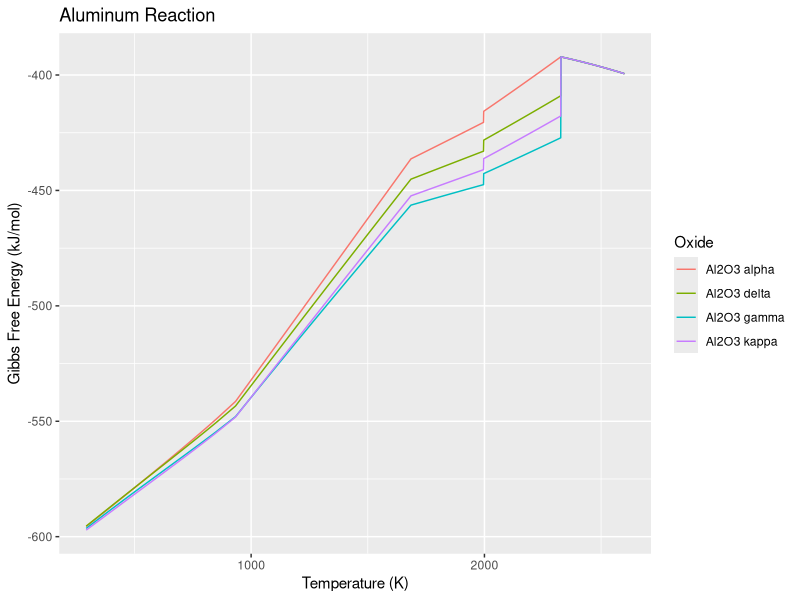
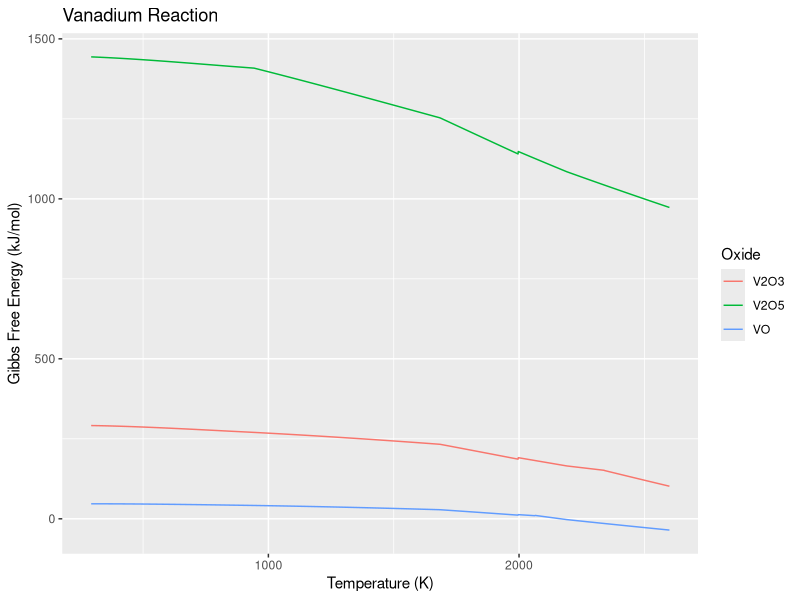
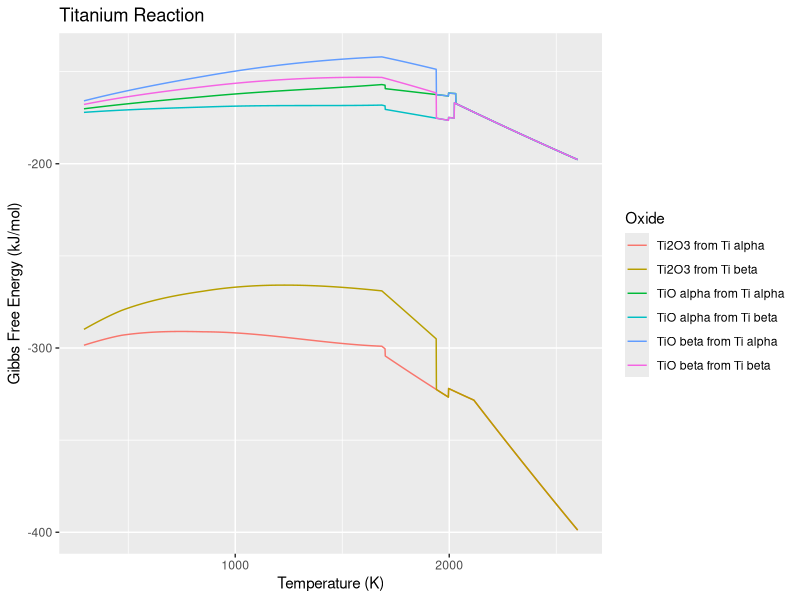
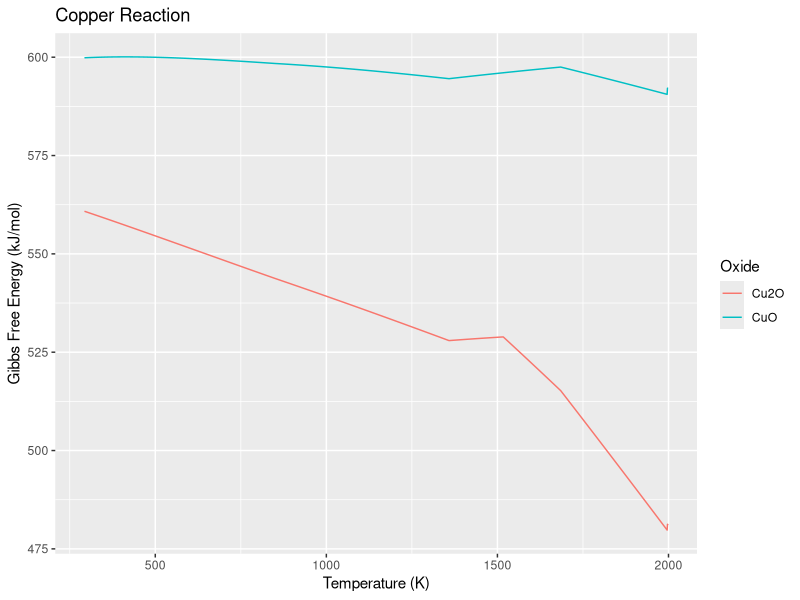

The R source for these figures, in order:
## ---- chunk 1
library(ggplot2)
library(readxl)
## ---- chunk 2
dataset <- read_excel('ThermodynamicPropertiesData.xlsx')

dataGibbs <- dataset[-c(24:29, 40:52), ]
## ---- chunk 3
lowTemp <- 293
maxTemp <- 2600
T <- c(lowTemp:maxTemp)
t <- T/1000
## ---- chunk 4
H_O2 <- c(dataGibbs$A[1]*t[match(c(lowTemp:dataGibbs$Max_Temp[1]), T)] +
          (dataGibbs$B[1]*t[match(c(lowTemp:dataGibbs$Max_Temp[1]), T)]^2)/2 +
          (dataGibbs$C[1]*t[match(c(lowTemp:dataGibbs$Max_Temp[1]), T)]^3)/3 +
          (dataGibbs$D[1]*t[match(c(lowTemp:dataGibbs$Max_Temp[1]), T)]^4)/4 -
          dataGibbs$E[1]/t[match(c(lowTemp:dataGibbs$Max_Temp[1]), T)] + 
          dataGibbs$F[1] + dataGibbs$`Enthalpy of Formation (H298) kJ/mol`[1] - dataGibbs$H[1], 
        dataGibbs$A[2]*t[match(c((dataGibbs$Max_Temp[1]+1):dataGibbs$Max_Temp[2]),T)] +
          (dataGibbs$B[2]*t[match(c((dataGibbs$Max_Temp[1]+1):dataGibbs$Max_Temp[2]),T)]^2)/2 +
          (dataGibbs$C[2]*t[match(c((dataGibbs$Max_Temp[1]+1):dataGibbs$Max_Temp[2]),T)]^3)/3 +
          (dataGibbs$D[2]*t[match(c((dataGibbs$Max_Temp[1]+1):dataGibbs$Max_Temp[2]),T)]^4)/4 -
          dataGibbs$E[2]/t[match(c((dataGibbs$Max_Temp[1]+1):dataGibbs$Max_Temp[2]),T)] + 
          dataGibbs$F[2] + dataGibbs$`Enthalpy of Formation (H298) kJ/mol`[2] - dataGibbs$H[2],
        dataGibbs$A[3]*t[match(c((dataGibbs$Max_Temp[2]+1):maxTemp), T)] +
          (dataGibbs$B[3]*t[match(c((dataGibbs$Max_Temp[2]+1):maxTemp), T)]^2)/2 +
          (dataGibbs$C[3]*t[match(c((dataGibbs$Max_Temp[2]+1):maxTemp), T)]^3)/3 +
          (dataGibbs$D[3]*t[match(c((dataGibbs$Max_Temp[2]+1):maxTemp), T)]^4)/4 -
          dataGibbs$E[3]/t[match(c((dataGibbs$Max_Temp[2]+1):maxTemp), T)] + 
          dataGibbs$F[3] + dataGibbs$`Enthalpy of Formation (H298) kJ/mol`[3] - dataGibbs$H[3])

H_Si <- c(dataGibbs$A[4]*t[match(c(lowTemp:dataGibbs$Max_Temp[4]), T)] +
          (dataGibbs$B[4]*t[match(c(lowTemp:dataGibbs$Max_Temp[4]), T)]^2)/2 +
          (dataGibbs$C[4]*t[match(c(lowTemp:dataGibbs$Max_Temp[4]), T)]^3)/3 +
          (dataGibbs$D[4]*t[match(c(lowTemp:dataGibbs$Max_Temp[4]), T)]^4)/4 -
          dataGibbs$E[4]/t[match(c(lowTemp:dataGibbs$Max_Temp[4]), T)] + 
          dataGibbs$F[4] + dataGibbs$`Enthalpy of Formation (H298) kJ/mol`[4] - dataGibbs$H[4], 
        dataGibbs$A[5]*t[match(c((dataGibbs$Max_Temp[4]+1):maxTemp),T)] +
          (dataGibbs$B[5]*t[match(c((dataGibbs$Max_Temp[4]+1):maxTemp),T)]^2)/2 +
          (dataGibbs$C[5]*t[match(c((dataGibbs$Max_Temp[4]+1):maxTemp),T)]^3)/3 +
          (dataGibbs$D[5]*t[match(c((dataGibbs$Max_Temp[4]+1):maxTemp),T)]^4)/4 -
          dataGibbs$E[5]/t[match(c((dataGibbs$Max_Temp[4]+1):maxTemp),T)] + 
          dataGibbs$F[5] + dataGibbs$`Enthalpy of Formation (H298) kJ/mol`[5] - dataGibbs$H[5])

H_SiO2 <- c(dataGibbs$A[6]*t[match(c(lowTemp:dataGibbs$Max_Temp[6]), T)] +
          (dataGibbs$B[6]*t[match(c(lowTemp:dataGibbs$Max_Temp[6]), T)]^2)/2 +
          (dataGibbs$C[6]*t[match(c(lowTemp:dataGibbs$Max_Temp[6]), T)]^3)/3 +
          (dataGibbs$D[6]*t[match(c(lowTemp:dataGibbs$Max_Temp[6]), T)]^4)/4 -
          dataGibbs$E[6]/t[match(c(lowTemp:dataGibbs$Max_Temp[6]), T)] + 
          dataGibbs$F[6] + dataGibbs$`Enthalpy of Formation (H298) kJ/mol`[6] - dataGibbs$H[6], 
        dataGibbs$A[7]*t[match(c((dataGibbs$Max_Temp[6]+1):dataGibbs$Max_Temp[7]),T)] +
          (dataGibbs$B[7]*t[match(c((dataGibbs$Max_Temp[6]+1):dataGibbs$Max_Temp[7]),T)]^2)/2 +
          (dataGibbs$C[7]*t[match(c((dataGibbs$Max_Temp[6]+1):dataGibbs$Max_Temp[7]),T)]^3)/3 +
          (dataGibbs$D[7]*t[match(c((dataGibbs$Max_Temp[6]+1):dataGibbs$Max_Temp[7]),T)]^4)/4 -
          dataGibbs$E[7]/t[match(c((dataGibbs$Max_Temp[6]+1):dataGibbs$Max_Temp[7]),T)] + 
          dataGibbs$F[7] + dataGibbs$`Enthalpy of Formation (H298) kJ/mol`[7] - dataGibbs$H[7],
        dataGibbs$A[8]*t[match(c((dataGibbs$Max_Temp[7]+1):maxTemp), T)] +
          (dataGibbs$B[8]*t[match(c((dataGibbs$Max_Temp[7]+1):maxTemp), T)]^2)/2 +
          (dataGibbs$C[8]*t[match(c((dataGibbs$Max_Temp[7]+1):maxTemp), T)]^3)/3 +
          (dataGibbs$D[8]*t[match(c((dataGibbs$Max_Temp[7]+1):maxTemp), T)]^4)/4 -
          dataGibbs$E[8]/t[match(c((dataGibbs$Max_Temp[7]+1):maxTemp), T)] + 
          dataGibbs$F[8] + dataGibbs$`Enthalpy of Formation (H298) kJ/mol`[8] - dataGibbs$H[8])

H_Al <- c(dataGibbs$A[9]*t[match(c(lowTemp:dataGibbs$Max_Temp[9]), T)] +
          (dataGibbs$B[9]*t[match(c(lowTemp:dataGibbs$Max_Temp[9]), T)]^2)/2 +
          (dataGibbs$C[9]*t[match(c(lowTemp:dataGibbs$Max_Temp[9]), T)]^3)/3 +
          (dataGibbs$D[9]*t[match(c(lowTemp:dataGibbs$Max_Temp[9]), T)]^4)/4 -
          dataGibbs$E[9]/t[match(c(lowTemp:dataGibbs$Max_Temp[9]), T)] + 
          dataGibbs$F[9] + dataGibbs$`Enthalpy of Formation (H298) kJ/mol`[9] - dataGibbs$H[9], 
        dataGibbs$A[10]*t[match(c((dataGibbs$Max_Temp[9]+1):maxTemp),T)] +
          (dataGibbs$B[10]*t[match(c((dataGibbs$Max_Temp[9]+1):maxTemp),T)]^2)/2 +
          (dataGibbs$C[10]*t[match(c((dataGibbs$Max_Temp[9]+1):maxTemp),T)]^3)/3 +
          (dataGibbs$D[10]*t[match(c((dataGibbs$Max_Temp[9]+1):maxTemp),T)]^4)/4 -
          dataGibbs$E[10]/t[match(c((dataGibbs$Max_Temp[9]+1):maxTemp),T)] + 
          dataGibbs$F[10] + dataGibbs$`Enthalpy of Formation (H298) kJ/mol`[10] - dataGibbs$H[10])

H_Al2O3_alpha <- c(dataGibbs$A[11]*t[match(c(lowTemp:dataGibbs$Max_Temp[11]), T)] +
          (dataGibbs$B[11]*t[match(c(lowTemp:dataGibbs$Max_Temp[11]), T)]^2)/2 +
          (dataGibbs$C[11]*t[match(c(lowTemp:dataGibbs$Max_Temp[11]), T)]^3)/3 +
          (dataGibbs$D[11]*t[match(c(lowTemp:dataGibbs$Max_Temp[11]), T)]^4)/4 -
          dataGibbs$E[11]/t[match(c(lowTemp:dataGibbs$Max_Temp[11]), T)] + 
          dataGibbs$F[11] + dataGibbs$`Enthalpy of Formation (H298) kJ/mol`[11] - dataGibbs$H[11], 
        dataGibbs$A[15]*t[match(c((dataGibbs$Max_Temp[11]+1):maxTemp),T)] +
          (dataGibbs$B[15]*t[match(c((dataGibbs$Max_Temp[11]+1):maxTemp),T)]^2)/2 +
          (dataGibbs$C[15]*t[match(c((dataGibbs$Max_Temp[11]+1):maxTemp),T)]^3)/3 +
          (dataGibbs$D[15]*t[match(c((dataGibbs$Max_Temp[11]+1):maxTemp),T)]^4)/4 -
          dataGibbs$E[15]/t[match(c((dataGibbs$Max_Temp[11]+1):maxTemp),T)] + 
          dataGibbs$F[15] + dataGibbs$`Enthalpy of Formation (H298) kJ/mol`[15] - dataGibbs$H[15])

H_Al2O3_gamma <- c(dataGibbs$A[12]*t[match(c(lowTemp:dataGibbs$Max_Temp[12]), T)] +
          (dataGibbs$B[12]*t[match(c(lowTemp:dataGibbs$Max_Temp[12]), T)]^2)/2 +
          (dataGibbs$C[12]*t[match(c(lowTemp:dataGibbs$Max_Temp[12]), T)]^3)/3 +
          (dataGibbs$D[12]*t[match(c(lowTemp:dataGibbs$Max_Temp[12]), T)]^4)/4 -
          dataGibbs$E[12]/t[match(c(lowTemp:dataGibbs$Max_Temp[12]), T)] + 
          dataGibbs$F[12] + dataGibbs$`Enthalpy of Formation (H298) kJ/mol`[12] - dataGibbs$H[12], 
        dataGibbs$A[15]*t[match(c((dataGibbs$Max_Temp[12]+1):maxTemp),T)] +
          (dataGibbs$B[15]*t[match(c((dataGibbs$Max_Temp[12]+1):maxTemp),T)]^2)/2 +
          (dataGibbs$C[15]*t[match(c((dataGibbs$Max_Temp[12]+1):maxTemp),T)]^3)/3 +
          (dataGibbs$D[15]*t[match(c((dataGibbs$Max_Temp[12]+1):maxTemp),T)]^4)/4 -
          dataGibbs$E[15]/t[match(c((dataGibbs$Max_Temp[12]+1):maxTemp),T)] + 
          dataGibbs$F[15] + dataGibbs$`Enthalpy of Formation (H298) kJ/mol`[15] - dataGibbs$H[15])

H_Al2O3_delta <- c(dataGibbs$A[13]*t[match(c(lowTemp:dataGibbs$Max_Temp[13]), T)] +
          (dataGibbs$B[13]*t[match(c(lowTemp:dataGibbs$Max_Temp[13]), T)]^2)/2 +
          (dataGibbs$C[13]*t[match(c(lowTemp:dataGibbs$Max_Temp[13]), T)]^3)/3 +
          (dataGibbs$D[13]*t[match(c(lowTemp:dataGibbs$Max_Temp[13]), T)]^4)/4 -
          dataGibbs$E[13]/t[match(c(lowTemp:dataGibbs$Max_Temp[13]), T)] + 
          dataGibbs$F[13] + dataGibbs$`Enthalpy of Formation (H298) kJ/mol`[13] - dataGibbs$H[13], 
        dataGibbs$A[15]*t[match(c((dataGibbs$Max_Temp[13]+1):maxTemp),T)] +
          (dataGibbs$B[15]*t[match(c((dataGibbs$Max_Temp[13]+1):maxTemp),T)]^2)/2 +
          (dataGibbs$C[15]*t[match(c((dataGibbs$Max_Temp[13]+1):maxTemp),T)]^3)/3 +
          (dataGibbs$D[15]*t[match(c((dataGibbs$Max_Temp[13]+1):maxTemp),T)]^4)/4 -
          dataGibbs$E[15]/t[match(c((dataGibbs$Max_Temp[13]+1):maxTemp),T)] + 
          dataGibbs$F[15] + dataGibbs$`Enthalpy of Formation (H298) kJ/mol`[15] - dataGibbs$H[15])

H_Al2O3_kappa <- c(dataGibbs$A[14]*t[match(c(lowTemp:dataGibbs$Max_Temp[14]), T)] +
          (dataGibbs$B[14]*t[match(c(lowTemp:dataGibbs$Max_Temp[14]), T)]^2)/2 +
          (dataGibbs$C[14]*t[match(c(lowTemp:dataGibbs$Max_Temp[14]), T)]^3)/3 +
          (dataGibbs$D[14]*t[match(c(lowTemp:dataGibbs$Max_Temp[14]), T)]^4)/4 -
          dataGibbs$E[14]/t[match(c(lowTemp:dataGibbs$Max_Temp[14]), T)] + 
          dataGibbs$F[14] + dataGibbs$`Enthalpy of Formation (H298) kJ/mol`[14] - dataGibbs$H[14], 
        dataGibbs$A[15]*t[match(c((dataGibbs$Max_Temp[14]+1):maxTemp),T)] +
          (dataGibbs$B[15]*t[match(c((dataGibbs$Max_Temp[14]+1):maxTemp),T)]^2)/2 +
          (dataGibbs$C[15]*t[match(c((dataGibbs$Max_Temp[14]+1):maxTemp),T)]^3)/3 +
          (dataGibbs$D[15]*t[match(c((dataGibbs$Max_Temp[14]+1):maxTemp),T)]^4)/4 -
          dataGibbs$E[15]/t[match(c((dataGibbs$Max_Temp[14]+1):maxTemp),T)] + 
          dataGibbs$F[15] + dataGibbs$`Enthalpy of Formation (H298) kJ/mol`[15] - dataGibbs$H[15])

H_V <- c(dataGibbs$A[16]*t[match(c(lowTemp:dataGibbs$Max_Temp[16]), T)] +
          (dataGibbs$B[16]*t[match(c(lowTemp:dataGibbs$Max_Temp[16]), T)]^2)/2 +
          (dataGibbs$C[16]*t[match(c(lowTemp:dataGibbs$Max_Temp[16]), T)]^3)/3 +
          (dataGibbs$D[16]*t[match(c(lowTemp:dataGibbs$Max_Temp[16]), T)]^4)/4 -
          dataGibbs$E[16]/t[match(c(lowTemp:dataGibbs$Max_Temp[16]), T)] + 
          dataGibbs$F[16] + dataGibbs$`Enthalpy of Formation (H298) kJ/mol`[16] - dataGibbs$H[16], 
        dataGibbs$A[17]*t[match(c((dataGibbs$Max_Temp[16]+1):maxTemp),T)] +
          (dataGibbs$B[17]*t[match(c((dataGibbs$Max_Temp[16]+1):maxTemp),T)]^2)/2 +
          (dataGibbs$C[17]*t[match(c((dataGibbs$Max_Temp[16]+1):maxTemp),T)]^3)/3 +
          (dataGibbs$D[17]*t[match(c((dataGibbs$Max_Temp[16]+1):maxTemp),T)]^4)/4 -
          dataGibbs$E[17]/t[match(c((dataGibbs$Max_Temp[16]+1):maxTemp),T)] + 
          dataGibbs$F[17] + dataGibbs$`Enthalpy of Formation (H298) kJ/mol`[17] - dataGibbs$H[17])

H_VO <- c(dataGibbs$A[18]*t[match(c(lowTemp:dataGibbs$Max_Temp[18]), T)] +
          (dataGibbs$B[18]*t[match(c(lowTemp:dataGibbs$Max_Temp[18]), T)]^2)/2 +
          (dataGibbs$C[18]*t[match(c(lowTemp:dataGibbs$Max_Temp[18]), T)]^3)/3 +
          (dataGibbs$D[18]*t[match(c(lowTemp:dataGibbs$Max_Temp[18]), T)]^4)/4 -
          dataGibbs$E[18]/t[match(c(lowTemp:dataGibbs$Max_Temp[18]), T)] + 
          dataGibbs$F[18] + dataGibbs$`Enthalpy of Formation (H298) kJ/mol`[18] - dataGibbs$H[18], 
        dataGibbs$A[19]*t[match(c((dataGibbs$Max_Temp[18]+1):maxTemp),T)] +
          (dataGibbs$B[19]*t[match(c((dataGibbs$Max_Temp[18]+1):maxTemp),T)]^2)/2 +
          (dataGibbs$C[19]*t[match(c((dataGibbs$Max_Temp[18]+1):maxTemp),T)]^3)/3 +
          (dataGibbs$D[19]*t[match(c((dataGibbs$Max_Temp[18]+1):maxTemp),T)]^4)/4 -
          dataGibbs$E[19]/t[match(c((dataGibbs$Max_Temp[18]+1):maxTemp),T)] + 
          dataGibbs$F[19] + dataGibbs$`Enthalpy of Formation (H298) kJ/mol`[19] - dataGibbs$H[19])

H_V2O3 <- c(dataGibbs$A[20]*t[match(c(lowTemp:dataGibbs$Max_Temp[20]), T)] +
          (dataGibbs$B[20]*t[match(c(lowTemp:dataGibbs$Max_Temp[20]), T)]^2)/2 +
          (dataGibbs$C[20]*t[match(c(lowTemp:dataGibbs$Max_Temp[20]), T)]^3)/3 +
          (dataGibbs$D[20]*t[match(c(lowTemp:dataGibbs$Max_Temp[20]), T)]^4)/4 -
          dataGibbs$E[20]/t[match(c(lowTemp:dataGibbs$Max_Temp[20]), T)] + 
          dataGibbs$F[20] + dataGibbs$`Enthalpy of Formation (H298) kJ/mol`[20] - dataGibbs$H[20], 
        dataGibbs$A[21]*t[match(c((dataGibbs$Max_Temp[20]+1):maxTemp),T)] +
          (dataGibbs$B[21]*t[match(c((dataGibbs$Max_Temp[20]+1):maxTemp),T)]^2)/2 +
          (dataGibbs$C[21]*t[match(c((dataGibbs$Max_Temp[20]+1):maxTemp),T)]^3)/3 +
          (dataGibbs$D[21]*t[match(c((dataGibbs$Max_Temp[20]+1):maxTemp),T)]^4)/4 -
          dataGibbs$E[21]/t[match(c((dataGibbs$Max_Temp[20]+1):maxTemp),T)] + 
          dataGibbs$F[21] + dataGibbs$`Enthalpy of Formation (H298) kJ/mol`[21] - dataGibbs$H[21])

H_V2O5 <- c(dataGibbs$A[22]*t[match(c(lowTemp:dataGibbs$Max_Temp[22]), T)] +
          (dataGibbs$B[22]*t[match(c(lowTemp:dataGibbs$Max_Temp[22]), T)]^2)/2 +
          (dataGibbs$C[22]*t[match(c(lowTemp:dataGibbs$Max_Temp[22]), T)]^3)/3 +
          (dataGibbs$D[22]*t[match(c(lowTemp:dataGibbs$Max_Temp[22]), T)]^4)/4 -
          dataGibbs$E[22]/t[match(c(lowTemp:dataGibbs$Max_Temp[22]), T)] + 
          dataGibbs$F[22] + dataGibbs$`Enthalpy of Formation (H298) kJ/mol`[22] - dataGibbs$H[22], 
        dataGibbs$A[23]*t[match(c((dataGibbs$Max_Temp[22]+1):maxTemp),T)] +
          (dataGibbs$B[23]*t[match(c((dataGibbs$Max_Temp[22]+1):maxTemp),T)]^2)/2 +
          (dataGibbs$C[23]*t[match(c((dataGibbs$Max_Temp[22]+1):maxTemp),T)]^3)/3 +
          (dataGibbs$D[23]*t[match(c((dataGibbs$Max_Temp[22]+1):maxTemp),T)]^4)/4 -
          dataGibbs$E[23]/t[match(c((dataGibbs$Max_Temp[22]+1):maxTemp),T)] + 
          dataGibbs$F[23] + dataGibbs$`Enthalpy of Formation (H298) kJ/mol`[23] - dataGibbs$H[23])

H_Ti_alpha <- c(dataGibbs$A[24]*t[match(c(lowTemp:dataGibbs$Max_Temp[24]), T)] +
          (dataGibbs$B[24]*t[match(c(lowTemp:dataGibbs$Max_Temp[24]), T)]^2)/2 +
          (dataGibbs$C[24]*t[match(c(lowTemp:dataGibbs$Max_Temp[24]), T)]^3)/3 +
          (dataGibbs$D[24]*t[match(c(lowTemp:dataGibbs$Max_Temp[24]), T)]^4)/4 -
          dataGibbs$E[24]/t[match(c(lowTemp:dataGibbs$Max_Temp[24]), T)] + 
          dataGibbs$F[24] + dataGibbs$`Enthalpy of Formation (H298) kJ/mol`[24] - dataGibbs$H[24], 
        dataGibbs$A[25]*t[match(c((dataGibbs$Max_Temp[24]+1):dataGibbs$Max_Temp[25]),T)] +
          (dataGibbs$B[25]*t[match(c((dataGibbs$Max_Temp[24]+1):dataGibbs$Max_Temp[25]),T)]^2)/2 +
          (dataGibbs$C[25]*t[match(c((dataGibbs$Max_Temp[24]+1):dataGibbs$Max_Temp[25]),T)]^3)/3 +
          (dataGibbs$D[25]*t[match(c((dataGibbs$Max_Temp[24]+1):dataGibbs$Max_Temp[25]),T)]^4)/4 -
          dataGibbs$E[25]/t[match(c((dataGibbs$Max_Temp[24]+1):dataGibbs$Max_Temp[25]),T)] + 
          dataGibbs$F[25] + dataGibbs$`Enthalpy of Formation (H298) kJ/mol`[25] - dataGibbs$H[25],
        dataGibbs$A[27]*t[match(c((dataGibbs$Max_Temp[25]+1):maxTemp), T)] +
          (dataGibbs$B[27]*t[match(c((dataGibbs$Max_Temp[25]+1):maxTemp), T)]^2)/2 +
          (dataGibbs$C[27]*t[match(c((dataGibbs$Max_Temp[25]+1):maxTemp), T)]^3)/3 +
          (dataGibbs$D[27]*t[match(c((dataGibbs$Max_Temp[25]+1):maxTemp), T)]^4)/4 -
          dataGibbs$E[27]/t[match(c((dataGibbs$Max_Temp[25]+1):maxTemp), T)] + 
          dataGibbs$F[27] + dataGibbs$`Enthalpy of Formation (H298) kJ/mol`[27] - dataGibbs$H[27])

H_Ti_beta <- c(dataGibbs$A[26]*t[match(c(lowTemp:dataGibbs$Max_Temp[26]), T)] +
          (dataGibbs$B[26]*t[match(c(lowTemp:dataGibbs$Max_Temp[26]), T)]^2)/2 +
          (dataGibbs$C[26]*t[match(c(lowTemp:dataGibbs$Max_Temp[26]), T)]^3)/3 +
          (dataGibbs$D[26]*t[match(c(lowTemp:dataGibbs$Max_Temp[26]), T)]^4)/4 -
          dataGibbs$E[26]/t[match(c(lowTemp:dataGibbs$Max_Temp[26]), T)] + 
          dataGibbs$F[26] + dataGibbs$`Enthalpy of Formation (H298) kJ/mol`[26] - dataGibbs$H[26], 
        dataGibbs$A[27]*t[match(c((dataGibbs$Max_Temp[26]+1):maxTemp),T)] +
          (dataGibbs$B[27]*t[match(c((dataGibbs$Max_Temp[26]+1):maxTemp),T)]^2)/2 +
          (dataGibbs$C[27]*t[match(c((dataGibbs$Max_Temp[26]+1):maxTemp),T)]^3)/3 +
          (dataGibbs$D[27]*t[match(c((dataGibbs$Max_Temp[26]+1):maxTemp),T)]^4)/4 -
          dataGibbs$E[27]/t[match(c((dataGibbs$Max_Temp[26]+1):maxTemp),T)] + 
          dataGibbs$F[27] + dataGibbs$`Enthalpy of Formation (H298) kJ/mol`[27] - dataGibbs$H[27])

H_Ti2O3 <- c(dataGibbs$A[28]*t[match(c(lowTemp:dataGibbs$Max_Temp[28]), T)] +
          (dataGibbs$B[28]*t[match(c(lowTemp:dataGibbs$Max_Temp[28]), T)]^2)/2 +
          (dataGibbs$C[28]*t[match(c(lowTemp:dataGibbs$Max_Temp[28]), T)]^3)/3 +
          (dataGibbs$D[28]*t[match(c(lowTemp:dataGibbs$Max_Temp[28]), T)]^4)/4 -
          dataGibbs$E[28]/t[match(c(lowTemp:dataGibbs$Max_Temp[28]), T)] + 
          dataGibbs$F[28] + dataGibbs$`Enthalpy of Formation (H298) kJ/mol`[28] - dataGibbs$H[28], 
        dataGibbs$A[29]*t[match(c((dataGibbs$Max_Temp[28]+1):dataGibbs$Max_Temp[29]),T)] +
          (dataGibbs$B[29]*t[match(c((dataGibbs$Max_Temp[28]+1):dataGibbs$Max_Temp[29]),T)]^2)/2 +
          (dataGibbs$C[29]*t[match(c((dataGibbs$Max_Temp[28]+1):dataGibbs$Max_Temp[29]),T)]^3)/3 +
          (dataGibbs$D[29]*t[match(c((dataGibbs$Max_Temp[28]+1):dataGibbs$Max_Temp[29]),T)]^4)/4 -
          dataGibbs$E[29]/t[match(c((dataGibbs$Max_Temp[28]+1):dataGibbs$Max_Temp[29]),T)] + 
          dataGibbs$F[29] + dataGibbs$`Enthalpy of Formation (H298) kJ/mol`[29] - dataGibbs$H[29],
        dataGibbs$A[30]*t[match(c((dataGibbs$Max_Temp[29]+1):maxTemp), T)] +
          (dataGibbs$B[30]*t[match(c((dataGibbs$Max_Temp[29]+1):maxTemp), T)]^2)/2 +
          (dataGibbs$C[30]*t[match(c((dataGibbs$Max_Temp[29]+1):maxTemp), T)]^3)/3 +
          (dataGibbs$D[30]*t[match(c((dataGibbs$Max_Temp[29]+1):maxTemp), T)]^4)/4 -
          dataGibbs$E[30]/t[match(c((dataGibbs$Max_Temp[29]+1):maxTemp), T)] + 
          dataGibbs$F[30] + dataGibbs$`Enthalpy of Formation (H298) kJ/mol`[30] - dataGibbs$H[30])

H_TiO_alpha <- c(dataGibbs$A[31]*t[match(c(lowTemp:dataGibbs$Max_Temp[31]), T)] +
          (dataGibbs$B[31]*t[match(c(lowTemp:dataGibbs$Max_Temp[31]), T)]^2)/2 +
          (dataGibbs$C[31]*t[match(c(lowTemp:dataGibbs$Max_Temp[31]), T)]^3)/3 +
          (dataGibbs$D[31]*t[match(c(lowTemp:dataGibbs$Max_Temp[31]), T)]^4)/4 -
          dataGibbs$E[31]/t[match(c(lowTemp:dataGibbs$Max_Temp[31]), T)] + 
          dataGibbs$F[31] + dataGibbs$`Enthalpy of Formation (H298) kJ/mol`[31] - dataGibbs$H[31], 
        dataGibbs$A[33]*t[match(c((dataGibbs$Max_Temp[31]+1):maxTemp),T)] +
          (dataGibbs$B[33]*t[match(c((dataGibbs$Max_Temp[31]+1):maxTemp),T)]^2)/2 +
          (dataGibbs$C[33]*t[match(c((dataGibbs$Max_Temp[31]+1):maxTemp),T)]^3)/3 +
          (dataGibbs$D[33]*t[match(c((dataGibbs$Max_Temp[31]+1):maxTemp),T)]^4)/4 -
          dataGibbs$E[33]/t[match(c((dataGibbs$Max_Temp[31]+1):maxTemp),T)] + 
          dataGibbs$F[33] + dataGibbs$`Enthalpy of Formation (H298) kJ/mol`[33] - dataGibbs$H[33])

H_TiO_beta <- c(dataGibbs$A[32]*t[match(c(lowTemp:dataGibbs$Max_Temp[32]), T)] +
          (dataGibbs$B[32]*t[match(c(lowTemp:dataGibbs$Max_Temp[32]), T)]^2)/2 +
          (dataGibbs$C[32]*t[match(c(lowTemp:dataGibbs$Max_Temp[32]), T)]^3)/3 +
          (dataGibbs$D[32]*t[match(c(lowTemp:dataGibbs$Max_Temp[32]), T)]^4)/4 -
          dataGibbs$E[32]/t[match(c(lowTemp:dataGibbs$Max_Temp[32]), T)] + 
          dataGibbs$F[32]  + dataGibbs$`Enthalpy of Formation (H298) kJ/mol`[32] - dataGibbs$H[32], 
        dataGibbs$A[33]*t[match(c((dataGibbs$Max_Temp[32]+1):maxTemp),T)] +
          (dataGibbs$B[33]*t[match(c((dataGibbs$Max_Temp[32]+1):maxTemp),T)]^2)/2 +
          (dataGibbs$C[33]*t[match(c((dataGibbs$Max_Temp[32]+1):maxTemp),T)]^3)/3 +
          (dataGibbs$D[33]*t[match(c((dataGibbs$Max_Temp[32]+1):maxTemp),T)]^4)/4 -
          dataGibbs$E[33]/t[match(c((dataGibbs$Max_Temp[32]+1):maxTemp),T)] + 
          dataGibbs$F[33] + dataGibbs$`Enthalpy of Formation (H298) kJ/mol`[33] - dataGibbs$H[33])

H_Cu <- c(dataGibbs$A[34]*t[match(c(lowTemp:dataGibbs$Max_Temp[34]), T)] +
          (dataGibbs$B[34]*t[match(c(lowTemp:dataGibbs$Max_Temp[34]), T)]^2)/2 +
          (dataGibbs$C[34]*t[match(c(lowTemp:dataGibbs$Max_Temp[34]), T)]^3)/3 +
          (dataGibbs$D[34]*t[match(c(lowTemp:dataGibbs$Max_Temp[34]), T)]^4)/4 -
          dataGibbs$E[34]/t[match(c(lowTemp:dataGibbs$Max_Temp[34]), T)] + 
          dataGibbs$F[34] + dataGibbs$`Enthalpy of Formation (H298) kJ/mol`[34] - dataGibbs$H[34], 
        dataGibbs$A[35]*t[match(c((dataGibbs$Max_Temp[34]+1):maxTemp),T)] +
          (dataGibbs$B[35]*t[match(c((dataGibbs$Max_Temp[34]+1):maxTemp),T)]^2)/2 +
          (dataGibbs$C[35]*t[match(c((dataGibbs$Max_Temp[34]+1):maxTemp),T)]^3)/3 +
          (dataGibbs$D[35]*t[match(c((dataGibbs$Max_Temp[34]+1):maxTemp),T)]^4)/4 -
          dataGibbs$E[35]/t[match(c((dataGibbs$Max_Temp[34]+1):maxTemp),T)] + 
          dataGibbs$F[35] + dataGibbs$`Enthalpy of Formation (H298) kJ/mol`[35] - dataGibbs$H[35])

H_Cu2O <- c(dataGibbs$A[36]*t[match(c(lowTemp:dataGibbs$Max_Temp[36]), T)] +
          (dataGibbs$B[36]*t[match(c(lowTemp:dataGibbs$Max_Temp[36]), T)]^2)/2 +
          (dataGibbs$C[36]*t[match(c(lowTemp:dataGibbs$Max_Temp[36]), T)]^3)/3 +
          (dataGibbs$D[36]*t[match(c(lowTemp:dataGibbs$Max_Temp[36]), T)]^4)/4 -
          dataGibbs$E[36]/t[match(c(lowTemp:dataGibbs$Max_Temp[36]), T)] + 
          dataGibbs$F[36] + dataGibbs$`Enthalpy of Formation (H298) kJ/mol`[36] - dataGibbs$H[36], 
        dataGibbs$A[37]*t[match(c((dataGibbs$Max_Temp[36]+1):dataGibbs$Max_Temp[37]),T)] +
          (dataGibbs$B[37]*t[match(c((dataGibbs$Max_Temp[36]+1):dataGibbs$Max_Temp[37]),T)]^2)/2 +
          (dataGibbs$C[37]*t[match(c((dataGibbs$Max_Temp[36]+1):dataGibbs$Max_Temp[37]),T)]^3)/3 +
          (dataGibbs$D[37]*t[match(c((dataGibbs$Max_Temp[36]+1):dataGibbs$Max_Temp[37]),T)]^4)/4 -
          dataGibbs$E[37]/t[match(c((dataGibbs$Max_Temp[36]+1):dataGibbs$Max_Temp[37]),T)] + 
          dataGibbs$F[37] + dataGibbs$`Enthalpy of Formation (H298) kJ/mol`[37] - dataGibbs$H[37],
        dataGibbs$A[38]*t[match(c((dataGibbs$Max_Temp[37]+1):maxTemp), T)] +
          (dataGibbs$B[38]*t[match(c((dataGibbs$Max_Temp[37]+1):maxTemp), T)]^2)/2 +
          (dataGibbs$C[38]*t[match(c((dataGibbs$Max_Temp[37]+1):maxTemp), T)]^3)/3 +
          (dataGibbs$D[38]*t[match(c((dataGibbs$Max_Temp[37]+1):maxTemp), T)]^4)/4 -
          dataGibbs$E[38]/t[match(c((dataGibbs$Max_Temp[37]+1):maxTemp), T)] + 
          dataGibbs$F[38] + dataGibbs$`Enthalpy of Formation (H298) kJ/mol`[38] - dataGibbs$H[38])

H_CuO <- c(dataGibbs$A[39]*t[match(c(lowTemp:maxTemp), T)] +
          (dataGibbs$B[39]*t[match(c(lowTemp:maxTemp), T)]^2)/2 +
          (dataGibbs$C[39]*t[match(c(lowTemp:maxTemp), T)]^3)/3 +
          (dataGibbs$D[39]*t[match(c(lowTemp:maxTemp), T)]^4)/4 -
          dataGibbs$E[39]/t[match(c(lowTemp:maxTemp), T)] + 
          dataGibbs$F[39] + dataGibbs$`Enthalpy of Formation (H298) kJ/mol`[39] - dataGibbs$H[39])
## ---- chunk 5
S_O2 <- c(dataGibbs$A[1]*log(t[match(c(lowTemp:dataGibbs$Max_Temp[1]), T)]) +
            dataGibbs$B[1]*t[match(c(lowTemp:dataGibbs$Max_Temp[1]), T)] +
            (dataGibbs$C[1]*t[match(c(lowTemp:dataGibbs$Max_Temp[1]), T)]^2)/2 +
            (dataGibbs$D[1]*t[match(c(lowTemp:dataGibbs$Max_Temp[1]), T)]^3)/3 -
            dataGibbs$E[1]/(2*t[match(c(lowTemp:dataGibbs$Max_Temp[1]), T)]^2) +
            dataGibbs$G[1],
          dataGibbs$A[2]*log(t[match(c((dataGibbs$Max_Temp[1]+1):dataGibbs$Max_Temp[2]), T)]) +
            dataGibbs$B[2]*t[match(c((dataGibbs$Max_Temp[1]+1):dataGibbs$Max_Temp[2]), T)] +
            (dataGibbs$C[2]*t[match(c((dataGibbs$Max_Temp[1]+1):dataGibbs$Max_Temp[2]), T)]^2)/2 +
            (dataGibbs$D[2]*t[match(c((dataGibbs$Max_Temp[1]+1):dataGibbs$Max_Temp[2]), T)]^3)/3 -
            dataGibbs$E[2]/(2*t[match(c((dataGibbs$Max_Temp[1]+1):dataGibbs$Max_Temp[2]), T)]^2) +
            dataGibbs$G[2],
          dataGibbs$A[3]*log(t[match(c((dataGibbs$Max_Temp[2]+1):maxTemp), T)]) +
            dataGibbs$B[3]*t[match(c((dataGibbs$Max_Temp[2]+1):maxTemp), T)] +
            (dataGibbs$C[3]*t[match(c((dataGibbs$Max_Temp[2]+1):maxTemp), T)]^2)/2 +
            (dataGibbs$D[3]*t[match(c((dataGibbs$Max_Temp[2]+1):maxTemp), T)]^3)/3 -
            dataGibbs$E[3]/(2*t[match(c((dataGibbs$Max_Temp[2]+1):maxTemp), T)]^2) +
            dataGibbs$G[3])

S_Si <- c(dataGibbs$A[4]*log(t[match(c(lowTemp:dataGibbs$Max_Temp[4]), T)]) +
            dataGibbs$B[4]*t[match(c(lowTemp:dataGibbs$Max_Temp[4]), T)] +
            (dataGibbs$C[4]*t[match(c(lowTemp:dataGibbs$Max_Temp[4]), T)]^2)/2 +
            (dataGibbs$D[4]*t[match(c(lowTemp:dataGibbs$Max_Temp[4]), T)]^3)/3 -
            dataGibbs$E[4]/(2*t[match(c(lowTemp:dataGibbs$Max_Temp[4]), T)]^2) +
            dataGibbs$G[4],
          dataGibbs$A[5]*log(t[match(c((dataGibbs$Max_Temp[4]+1):maxTemp), T)]) +
            dataGibbs$B[5]*t[match(c((dataGibbs$Max_Temp[4]+1):maxTemp), T)] +
            (dataGibbs$C[5]*t[match(c((dataGibbs$Max_Temp[4]+1):maxTemp), T)]^2)/2 +
            (dataGibbs$D[5]*t[match(c((dataGibbs$Max_Temp[4]+1):maxTemp), T)]^3)/3 -
            dataGibbs$E[5]/(2*t[match(c((dataGibbs$Max_Temp[4]+1):maxTemp), T)]^2) +
            dataGibbs$G[5])

S_SiO2 <- c(dataGibbs$A[6]*log(t[match(c(lowTemp:dataGibbs$Max_Temp[6]), T)]) +
            dataGibbs$B[6]*t[match(c(lowTemp:dataGibbs$Max_Temp[6]), T)] +
            (dataGibbs$C[6]*t[match(c(lowTemp:dataGibbs$Max_Temp[6]), T)]^2)/2 +
            (dataGibbs$D[6]*t[match(c(lowTemp:dataGibbs$Max_Temp[6]), T)]^3)/3 -
            dataGibbs$E[6]/(2*t[match(c(lowTemp:dataGibbs$Max_Temp[6]), T)]^2) +
            dataGibbs$G[6],
          dataGibbs$A[7]*log(t[match(c((dataGibbs$Max_Temp[6]+1):dataGibbs$Max_Temp[7]), T)]) +
            dataGibbs$B[7]*t[match(c((dataGibbs$Max_Temp[6]+1):dataGibbs$Max_Temp[7]), T)] +
            (dataGibbs$C[7]*t[match(c((dataGibbs$Max_Temp[6]+1):dataGibbs$Max_Temp[7]), T)]^2)/2 +
            (dataGibbs$D[7]*t[match(c((dataGibbs$Max_Temp[6]+1):dataGibbs$Max_Temp[7]), T)]^3)/3 -
            dataGibbs$E[7]/(2*t[match(c((dataGibbs$Max_Temp[6]+1):dataGibbs$Max_Temp[7]), T)]^2) +
            dataGibbs$G[7],
          dataGibbs$A[8]*log(t[match(c((dataGibbs$Max_Temp[7]+1):maxTemp), T)]) +
            dataGibbs$B[8]*t[match(c((dataGibbs$Max_Temp[7]+1):maxTemp), T)] +
            (dataGibbs$C[8]*t[match(c((dataGibbs$Max_Temp[7]+1):maxTemp), T)]^2)/2 +
            (dataGibbs$D[8]*t[match(c((dataGibbs$Max_Temp[7]+1):maxTemp), T)]^3)/3 -
            dataGibbs$E[8]/(2*t[match(c((dataGibbs$Max_Temp[7]+1):maxTemp), T)]^2) +
            dataGibbs$G[8])

S_Al <- c(dataGibbs$A[9]*log(t[match(c(lowTemp:dataGibbs$Max_Temp[9]), T)]) +
            dataGibbs$B[9]*t[match(c(lowTemp:dataGibbs$Max_Temp[9]), T)] +
            (dataGibbs$C[9]*t[match(c(lowTemp:dataGibbs$Max_Temp[9]), T)]^2)/2 +
            (dataGibbs$D[9]*t[match(c(lowTemp:dataGibbs$Max_Temp[9]), T)]^3)/3 -
            dataGibbs$E[9]/(2*t[match(c(lowTemp:dataGibbs$Max_Temp[9]), T)]^2) +
            dataGibbs$G[9],
          dataGibbs$A[10]*log(t[match(c((dataGibbs$Max_Temp[9]+1):maxTemp), T)]) +
            dataGibbs$B[10]*t[match(c((dataGibbs$Max_Temp[9]+1):maxTemp), T)] +
            (dataGibbs$C[10]*t[match(c((dataGibbs$Max_Temp[9]+1):maxTemp), T)]^2)/2 +
            (dataGibbs$D[10]*t[match(c((dataGibbs$Max_Temp[9]+1):maxTemp), T)]^3)/3 -
            dataGibbs$E[10]/(2*t[match(c((dataGibbs$Max_Temp[9]+1):maxTemp), T)]^2) +
            dataGibbs$G[10])

S_Al2O3_alpha <- c(dataGibbs$A[11]*log(t[match(c(lowTemp:dataGibbs$Max_Temp[11]), T)]) +
            dataGibbs$B[11]*t[match(c(lowTemp:dataGibbs$Max_Temp[11]), T)] +
            (dataGibbs$C[11]*t[match(c(lowTemp:dataGibbs$Max_Temp[11]), T)]^2)/2 +
            (dataGibbs$D[11]*t[match(c(lowTemp:dataGibbs$Max_Temp[11]), T)]^3)/3 -
            dataGibbs$E[11]/(2*t[match(c(lowTemp:dataGibbs$Max_Temp[11]), T)]^2) +
            dataGibbs$G[11],
          dataGibbs$A[15]*log(t[match(c((dataGibbs$Max_Temp[11]+1):maxTemp), T)]) +
            dataGibbs$B[15]*t[match(c((dataGibbs$Max_Temp[11]+1):maxTemp), T)] +
            (dataGibbs$C[15]*t[match(c((dataGibbs$Max_Temp[11]+1):maxTemp), T)]^2)/2 +
            (dataGibbs$D[15]*t[match(c((dataGibbs$Max_Temp[11]+1):maxTemp), T)]^3)/3 -
            dataGibbs$E[15]/(2*t[match(c((dataGibbs$Max_Temp[11]+1):maxTemp), T)]^2) +
            dataGibbs$G[15])

S_Al2O3_gamma <- c(dataGibbs$A[12]*log(t[match(c(lowTemp:dataGibbs$Max_Temp[12]), T)]) +
            dataGibbs$B[12]*t[match(c(lowTemp:dataGibbs$Max_Temp[12]), T)] +
            (dataGibbs$C[12]*t[match(c(lowTemp:dataGibbs$Max_Temp[12]), T)]^2)/2 +
            (dataGibbs$D[12]*t[match(c(lowTemp:dataGibbs$Max_Temp[12]), T)]^3)/3 -
            dataGibbs$E[12]/(2*t[match(c(lowTemp:dataGibbs$Max_Temp[12]), T)]^2) +
            dataGibbs$G[12],
          dataGibbs$A[15]*log(t[match(c((dataGibbs$Max_Temp[12]+1):maxTemp), T)]) +
            dataGibbs$B[15]*t[match(c((dataGibbs$Max_Temp[12]+1):maxTemp), T)] +
            (dataGibbs$C[15]*t[match(c((dataGibbs$Max_Temp[12]+1):maxTemp), T)]^2)/2 +
            (dataGibbs$D[15]*t[match(c((dataGibbs$Max_Temp[12]+1):maxTemp), T)]^3)/3 -
            dataGibbs$E[15]/(2*t[match(c((dataGibbs$Max_Temp[12]+1):maxTemp), T)]^2) +
            dataGibbs$G[15])

S_Al2O3_delta <- c(dataGibbs$A[13]*log(t[match(c(lowTemp:dataGibbs$Max_Temp[13]), T)]) +
            dataGibbs$B[13]*t[match(c(lowTemp:dataGibbs$Max_Temp[13]), T)] +
            (dataGibbs$C[13]*t[match(c(lowTemp:dataGibbs$Max_Temp[13]), T)]^2)/2 +
            (dataGibbs$D[13]*t[match(c(lowTemp:dataGibbs$Max_Temp[13]), T)]^3)/3 -
            dataGibbs$E[13]/(2*t[match(c(lowTemp:dataGibbs$Max_Temp[13]), T)]^2) +
            dataGibbs$G[13],
          dataGibbs$A[15]*log(t[match(c((dataGibbs$Max_Temp[13]+1):maxTemp), T)]) +
            dataGibbs$B[15]*t[match(c((dataGibbs$Max_Temp[13]+1):maxTemp), T)] +
            (dataGibbs$C[15]*t[match(c((dataGibbs$Max_Temp[13]+1):maxTemp), T)]^2)/2 +
            (dataGibbs$D[15]*t[match(c((dataGibbs$Max_Temp[13]+1):maxTemp), T)]^3)/3 -
            dataGibbs$E[15]/(2*t[match(c((dataGibbs$Max_Temp[13]+1):maxTemp), T)]^2) +
            dataGibbs$G[15])

S_Al2O3_kappa <- c(dataGibbs$A[14]*log(t[match(c(lowTemp:dataGibbs$Max_Temp[14]), T)]) +
            dataGibbs$B[14]*t[match(c(lowTemp:dataGibbs$Max_Temp[14]), T)] +
            (dataGibbs$C[14]*t[match(c(lowTemp:dataGibbs$Max_Temp[14]), T)]^2)/2 +
            (dataGibbs$D[14]*t[match(c(lowTemp:dataGibbs$Max_Temp[14]), T)]^3)/3 -
            dataGibbs$E[14]/(2*t[match(c(lowTemp:dataGibbs$Max_Temp[14]), T)]^2) +
            dataGibbs$G[14],
          dataGibbs$A[15]*log(t[match(c((dataGibbs$Max_Temp[14]+1):maxTemp), T)]) +
            dataGibbs$B[15]*t[match(c((dataGibbs$Max_Temp[14]+1):maxTemp), T)] +
            (dataGibbs$C[15]*t[match(c((dataGibbs$Max_Temp[14]+1):maxTemp), T)]^2)/2 +
            (dataGibbs$D[15]*t[match(c((dataGibbs$Max_Temp[14]+1):maxTemp), T)]^3)/3 -
            dataGibbs$E[15]/(2*t[match(c((dataGibbs$Max_Temp[14]+1):maxTemp), T)]^2) +
            dataGibbs$G[15])

S_V <- c(dataGibbs$A[16]*log(t[match(c(lowTemp:dataGibbs$Max_Temp[16]), T)]) +
            dataGibbs$B[16]*t[match(c(lowTemp:dataGibbs$Max_Temp[16]), T)] +
            (dataGibbs$C[16]*t[match(c(lowTemp:dataGibbs$Max_Temp[16]), T)]^2)/2 +
            (dataGibbs$D[16]*t[match(c(lowTemp:dataGibbs$Max_Temp[16]), T)]^3)/3 -
            dataGibbs$E[16]/(2*t[match(c(lowTemp:dataGibbs$Max_Temp[16]), T)]^2) +
            dataGibbs$G[16],
          dataGibbs$A[17]*log(t[match(c((dataGibbs$Max_Temp[16]+1):maxTemp), T)]) +
            dataGibbs$B[17]*t[match(c((dataGibbs$Max_Temp[16]+1):maxTemp), T)] +
            (dataGibbs$C[17]*t[match(c((dataGibbs$Max_Temp[16]+1):maxTemp), T)]^2)/2 +
            (dataGibbs$D[17]*t[match(c((dataGibbs$Max_Temp[16]+1):maxTemp), T)]^3)/3 -
            dataGibbs$E[17]/(2*t[match(c((dataGibbs$Max_Temp[16]+1):maxTemp), T)]^2) +
            dataGibbs$G[17])

S_VO <- c(dataGibbs$A[18]*log(t[match(c(lowTemp:dataGibbs$Max_Temp[18]), T)]) +
            dataGibbs$B[18]*t[match(c(lowTemp:dataGibbs$Max_Temp[18]), T)] +
            (dataGibbs$C[18]*t[match(c(lowTemp:dataGibbs$Max_Temp[18]), T)]^2)/2 +
            (dataGibbs$D[18]*t[match(c(lowTemp:dataGibbs$Max_Temp[18]), T)]^3)/3 -
            dataGibbs$E[18]/(2*t[match(c(lowTemp:dataGibbs$Max_Temp[18]), T)]^2) +
            dataGibbs$G[18],
          dataGibbs$A[19]*log(t[match(c((dataGibbs$Max_Temp[18]+1):maxTemp), T)]) +
            dataGibbs$B[19]*t[match(c((dataGibbs$Max_Temp[18]+1):maxTemp), T)] +
            (dataGibbs$C[19]*t[match(c((dataGibbs$Max_Temp[18]+1):maxTemp), T)]^2)/2 +
            (dataGibbs$D[19]*t[match(c((dataGibbs$Max_Temp[18]+1):maxTemp), T)]^3)/3 -
            dataGibbs$E[19]/(2*t[match(c((dataGibbs$Max_Temp[18]+1):maxTemp), T)]^2) +
            dataGibbs$G[19])

S_V2O3 <- c(dataGibbs$A[20]*log(t[match(c(lowTemp:dataGibbs$Max_Temp[20]), T)]) +
            dataGibbs$B[20]*t[match(c(lowTemp:dataGibbs$Max_Temp[20]), T)] +
            (dataGibbs$C[20]*t[match(c(lowTemp:dataGibbs$Max_Temp[20]), T)]^2)/2 +
            (dataGibbs$D[20]*t[match(c(lowTemp:dataGibbs$Max_Temp[20]), T)]^3)/3 -
            dataGibbs$E[20]/(2*t[match(c(lowTemp:dataGibbs$Max_Temp[20]), T)]^2) +
            dataGibbs$G[20],
          dataGibbs$A[21]*log(t[match(c((dataGibbs$Max_Temp[20]+1):maxTemp), T)]) +
            dataGibbs$B[21]*t[match(c((dataGibbs$Max_Temp[20]+1):maxTemp), T)] +
            (dataGibbs$C[21]*t[match(c((dataGibbs$Max_Temp[20]+1):maxTemp), T)]^2)/2 +
            (dataGibbs$D[21]*t[match(c((dataGibbs$Max_Temp[20]+1):maxTemp), T)]^3)/3 -
            dataGibbs$E[21]/(2*t[match(c((dataGibbs$Max_Temp[20]+1):maxTemp), T)]^2) +
            dataGibbs$G[21])

S_V2O5 <- c(dataGibbs$A[22]*log(t[match(c(lowTemp:dataGibbs$Max_Temp[22]), T)]) +
            dataGibbs$B[22]*t[match(c(lowTemp:dataGibbs$Max_Temp[22]), T)] +
            (dataGibbs$C[22]*t[match(c(lowTemp:dataGibbs$Max_Temp[22]), T)]^2)/2 +
            (dataGibbs$D[22]*t[match(c(lowTemp:dataGibbs$Max_Temp[22]), T)]^3)/3 -
            dataGibbs$E[22]/(2*t[match(c(lowTemp:dataGibbs$Max_Temp[22]), T)]^2) +
            dataGibbs$G[22],
          dataGibbs$A[23]*log(t[match(c((dataGibbs$Max_Temp[22]+1):maxTemp), T)]) +
            dataGibbs$B[23]*t[match(c((dataGibbs$Max_Temp[22]+1):maxTemp), T)] +
            (dataGibbs$C[23]*t[match(c((dataGibbs$Max_Temp[22]+1):maxTemp), T)]^2)/2 +
            (dataGibbs$D[23]*t[match(c((dataGibbs$Max_Temp[22]+1):maxTemp), T)]^3)/3 -
            dataGibbs$E[23]/(2*t[match(c((dataGibbs$Max_Temp[22]+1):maxTemp), T)]^2) +
            dataGibbs$G[23])

S_Ti_alpha <- c(dataGibbs$A[24]*log(t[match(c(lowTemp:dataGibbs$Max_Temp[24]), T)]) +
            dataGibbs$B[24]*t[match(c(lowTemp:dataGibbs$Max_Temp[24]), T)] +
            (dataGibbs$C[24]*t[match(c(lowTemp:dataGibbs$Max_Temp[24]), T)]^2)/2 +
            (dataGibbs$D[24]*t[match(c(lowTemp:dataGibbs$Max_Temp[24]), T)]^3)/3 -
            dataGibbs$E[24]/(2*t[match(c(lowTemp:dataGibbs$Max_Temp[24]), T)]^2) +
            dataGibbs$G[24],
          dataGibbs$A[25]*log(t[match(c((dataGibbs$Max_Temp[24]+1):dataGibbs$Max_Temp[25]), T)]) +
            dataGibbs$B[25]*t[match(c((dataGibbs$Max_Temp[24]+1):dataGibbs$Max_Temp[25]), T)] +
            (dataGibbs$C[25]*t[match(c((dataGibbs$Max_Temp[24]+1):dataGibbs$Max_Temp[25]), T)]^2)/2 +
            (dataGibbs$D[25]*t[match(c((dataGibbs$Max_Temp[24]+1):dataGibbs$Max_Temp[25]), T)]^3)/3 -
            dataGibbs$E[25]/(2*t[match(c((dataGibbs$Max_Temp[24]+1):dataGibbs$Max_Temp[25]), T)]^2) +
            dataGibbs$G[25],
          dataGibbs$A[27]*log(t[match(c((dataGibbs$Max_Temp[25]+1):maxTemp), T)]) +
            dataGibbs$B[27]*t[match(c((dataGibbs$Max_Temp[25]+1):maxTemp), T)] +
            (dataGibbs$C[27]*t[match(c((dataGibbs$Max_Temp[25]+1):maxTemp), T)]^2)/2 +
            (dataGibbs$D[27]*t[match(c((dataGibbs$Max_Temp[25]+1):maxTemp), T)]^3)/3 -
            dataGibbs$E[27]/(2*t[match(c((dataGibbs$Max_Temp[25]+1):maxTemp), T)]^2) +
            dataGibbs$G[27])

S_Ti_beta <- c(dataGibbs$A[26]*log(t[match(c(lowTemp:dataGibbs$Max_Temp[26]), T)]) +
            dataGibbs$B[26]*t[match(c(lowTemp:dataGibbs$Max_Temp[26]), T)] +
            (dataGibbs$C[26]*t[match(c(lowTemp:dataGibbs$Max_Temp[26]), T)]^2)/2 +
            (dataGibbs$D[26]*t[match(c(lowTemp:dataGibbs$Max_Temp[26]), T)]^3)/3 -
            dataGibbs$E[26]/(2*t[match(c(lowTemp:dataGibbs$Max_Temp[26]), T)]^2) +
            dataGibbs$G[26],
          dataGibbs$A[27]*log(t[match(c((dataGibbs$Max_Temp[26]+1):maxTemp), T)]) +
            dataGibbs$B[27]*t[match(c((dataGibbs$Max_Temp[26]+1):maxTemp), T)] +
            (dataGibbs$C[27]*t[match(c((dataGibbs$Max_Temp[26]+1):maxTemp), T)]^2)/2 +
            (dataGibbs$D[27]*t[match(c((dataGibbs$Max_Temp[26]+1):maxTemp), T)]^3)/3 -
            dataGibbs$E[27]/(2*t[match(c((dataGibbs$Max_Temp[26]+1):maxTemp), T)]^2) +
            dataGibbs$G[27])

S_Ti2_O3 <- c(dataGibbs$A[28]*log(t[match(c(lowTemp:dataGibbs$Max_Temp[28]), T)]) +
            dataGibbs$B[28]*t[match(c(lowTemp:dataGibbs$Max_Temp[28]), T)] +
            (dataGibbs$C[28]*t[match(c(lowTemp:dataGibbs$Max_Temp[28]), T)]^2)/2 +
            (dataGibbs$D[28]*t[match(c(lowTemp:dataGibbs$Max_Temp[28]), T)]^3)/3 -
            dataGibbs$E[28]/(2*t[match(c(lowTemp:dataGibbs$Max_Temp[28]), T)]^2) +
            dataGibbs$G[28],
          dataGibbs$A[29]*log(t[match(c((dataGibbs$Max_Temp[28]+1):dataGibbs$Max_Temp[29]), T)]) +
            dataGibbs$B[29]*t[match(c((dataGibbs$Max_Temp[28]+1):dataGibbs$Max_Temp[29]), T)] +
            (dataGibbs$C[29]*t[match(c((dataGibbs$Max_Temp[28]+1):dataGibbs$Max_Temp[29]), T)]^2)/2 +
            (dataGibbs$D[29]*t[match(c((dataGibbs$Max_Temp[28]+1):dataGibbs$Max_Temp[29]), T)]^3)/3 -
            dataGibbs$E[29]/(2*t[match(c((dataGibbs$Max_Temp[28]+1):dataGibbs$Max_Temp[29]), T)]^2) +
            dataGibbs$G[29],
          dataGibbs$A[30]*log(t[match(c((dataGibbs$Max_Temp[29]+1):maxTemp), T)]) +
            dataGibbs$B[30]*t[match(c((dataGibbs$Max_Temp[29]+1):maxTemp), T)] +
            (dataGibbs$C[30]*t[match(c((dataGibbs$Max_Temp[29]+1):maxTemp), T)]^2)/2 +
            (dataGibbs$D[30]*t[match(c((dataGibbs$Max_Temp[29]+1):maxTemp), T)]^3)/3 -
            dataGibbs$E[30]/(2*t[match(c((dataGibbs$Max_Temp[29]+1):maxTemp), T)]^2) +
            dataGibbs$G[30])

S_TiO_alpha <- c(dataGibbs$A[31]*log(t[match(c(lowTemp:dataGibbs$Max_Temp[31]), T)]) +
            dataGibbs$B[31]*t[match(c(lowTemp:dataGibbs$Max_Temp[31]), T)] +
            (dataGibbs$C[31]*t[match(c(lowTemp:dataGibbs$Max_Temp[31]), T)]^2)/2 +
            (dataGibbs$D[31]*t[match(c(lowTemp:dataGibbs$Max_Temp[31]), T)]^3)/3 -
            dataGibbs$E[31]/(2*t[match(c(lowTemp:dataGibbs$Max_Temp[31]), T)]^2) +
            dataGibbs$G[31],
          dataGibbs$A[33]*log(t[match(c((dataGibbs$Max_Temp[31]+1):maxTemp), T)]) +
            dataGibbs$B[33]*t[match(c((dataGibbs$Max_Temp[31]+1):maxTemp), T)] +
            (dataGibbs$C[33]*t[match(c((dataGibbs$Max_Temp[31]+1):maxTemp), T)]^2)/2 +
            (dataGibbs$D[33]*t[match(c((dataGibbs$Max_Temp[31]+1):maxTemp), T)]^3)/3 -
            dataGibbs$E[33]/(2*t[match(c((dataGibbs$Max_Temp[31]+1):maxTemp), T)]^2) +
            dataGibbs$G[33])

S_TiO_beta <- c(dataGibbs$A[32]*log(t[match(c(lowTemp:dataGibbs$Max_Temp[32]), T)]) +
            dataGibbs$B[32]*t[match(c(lowTemp:dataGibbs$Max_Temp[32]), T)] +
            (dataGibbs$C[32]*t[match(c(lowTemp:dataGibbs$Max_Temp[32]), T)]^2)/2 +
            (dataGibbs$D[32]*t[match(c(lowTemp:dataGibbs$Max_Temp[32]), T)]^3)/3 -
            dataGibbs$E[32]/(2*t[match(c(lowTemp:dataGibbs$Max_Temp[32]), T)]^2) +
            dataGibbs$G[32],
          dataGibbs$A[33]*log(t[match(c((dataGibbs$Max_Temp[32]+1):maxTemp), T)]) +
            dataGibbs$B[33]*t[match(c((dataGibbs$Max_Temp[32]+1):maxTemp), T)] +
            (dataGibbs$C[33]*t[match(c((dataGibbs$Max_Temp[32]+1):maxTemp), T)]^2)/2 +
            (dataGibbs$D[33]*t[match(c((dataGibbs$Max_Temp[32]+1):maxTemp), T)]^3)/3 -
            dataGibbs$E[33]/(2*t[match(c((dataGibbs$Max_Temp[32]+1):maxTemp), T)]^2) +
            dataGibbs$G[33])

S_Cu <- c(dataGibbs$A[34]*log(t[match(c(lowTemp:dataGibbs$Max_Temp[34]), T)]) +
            dataGibbs$B[34]*t[match(c(lowTemp:dataGibbs$Max_Temp[34]), T)] +
            (dataGibbs$C[34]*t[match(c(lowTemp:dataGibbs$Max_Temp[34]), T)]^2)/2 +
            (dataGibbs$D[34]*t[match(c(lowTemp:dataGibbs$Max_Temp[34]), T)]^3)/3 -
            dataGibbs$E[34]/(2*t[match(c(lowTemp:dataGibbs$Max_Temp[34]), T)]^2) +
            dataGibbs$G[34],
          dataGibbs$A[35]*log(t[match(c((dataGibbs$Max_Temp[34]+1):maxTemp), T)]) +
            dataGibbs$B[35]*t[match(c((dataGibbs$Max_Temp[34]+1):maxTemp), T)] +
            (dataGibbs$C[35]*t[match(c((dataGibbs$Max_Temp[34]+1):maxTemp), T)]^2)/2 +
            (dataGibbs$D[35]*t[match(c((dataGibbs$Max_Temp[34]+1):maxTemp), T)]^3)/3 -
            dataGibbs$E[35]/(2*t[match(c((dataGibbs$Max_Temp[34]+1):maxTemp), T)]^2) +
            dataGibbs$G[35])

S_Cu2O <- c(dataGibbs$A[36]*log(t[match(c(lowTemp:dataGibbs$Max_Temp[36]), T)]) +
            dataGibbs$B[36]*t[match(c(lowTemp:dataGibbs$Max_Temp[36]), T)] +
            (dataGibbs$C[36]*t[match(c(lowTemp:dataGibbs$Max_Temp[36]), T)]^2)/2 +
            (dataGibbs$D[36]*t[match(c(lowTemp:dataGibbs$Max_Temp[36]), T)]^3)/3 -
            dataGibbs$E[36]/(2*t[match(c(lowTemp:dataGibbs$Max_Temp[36]), T)]^2) +
            dataGibbs$G[36],
          dataGibbs$A[37]*log(t[match(c((dataGibbs$Max_Temp[36]+1):dataGibbs$Max_Temp[37]), T)]) +
            dataGibbs$B[37]*t[match(c((dataGibbs$Max_Temp[36]+1):dataGibbs$Max_Temp[37]), T)] +
            (dataGibbs$C[37]*t[match(c((dataGibbs$Max_Temp[36]+1):dataGibbs$Max_Temp[37]), T)]^2)/2 +
            (dataGibbs$D[37]*t[match(c((dataGibbs$Max_Temp[36]+1):dataGibbs$Max_Temp[37]), T)]^3)/3 -
            dataGibbs$E[37]/(2*t[match(c((dataGibbs$Max_Temp[36]+1):dataGibbs$Max_Temp[37]), T)]^2) +
            dataGibbs$G[37],
          dataGibbs$A[38]*log(t[match(c((dataGibbs$Max_Temp[37]+1):maxTemp), T)]) +
            dataGibbs$B[38]*t[match(c((dataGibbs$Max_Temp[37]+1):maxTemp), T)] +
            (dataGibbs$C[38]*t[match(c((dataGibbs$Max_Temp[37]+1):maxTemp), T)]^2)/2 +
            (dataGibbs$D[38]*t[match(c((dataGibbs$Max_Temp[37]+1):maxTemp), T)]^3)/3 -
            dataGibbs$E[38]/(2*t[match(c((dataGibbs$Max_Temp[37]+1):maxTemp), T)]^2) +
            dataGibbs$G[38])

S_CuO <- c(dataGibbs$A[39]*log(t[match(c(lowTemp:maxTemp), T)]) +
            dataGibbs$B[39]*t[match(c(lowTemp:maxTemp), T)] +
            (dataGibbs$C[39]*t[match(c(lowTemp:maxTemp), T)]^2)/2 +
            (dataGibbs$D[39]*t[match(c(lowTemp:maxTemp), T)]^3)/3 -
            dataGibbs$E[39]/(2*t[match(c(lowTemp:maxTemp), T)]^2) +
            dataGibbs$G[39])
## ---- chunk 6
O2 <- H_O2-t*S_O2

Si <- H_Si-t*S_Si

SiO2 <- H_SiO2-t*S_SiO2

Al <- H_Al-t*S_Al

Al2O3_alpha <- H_Al2O3_alpha-t*S_Al2O3_alpha

Al2O3_delta <- H_Al2O3_delta-t*S_Al2O3_delta

Al2O3_gamma <- H_Al2O3_gamma-t*S_Al2O3_gamma

Al2O3_kappa <- H_Al2O3_kappa-t*S_Al2O3_kappa

V <- H_V-t*S_V

VO <- H_VO-t*S_VO

V2O3 <- H_V2O3-t*S_V2O3

V2O5 <- H_V2O5-t*S_V2O5

Ti_alpha <- H_Ti_alpha-t*S_Ti_alpha

Ti_beta <- H_Ti_beta-t*S_Ti_beta

Ti2O3 <- H_Ti2O3-t*S_Ti2_O3

TiO_alpha <- H_TiO_alpha-t*S_TiO_alpha

TiO_beta <- H_TiO_beta-t*S_TiO_beta

Cu <- H_Cu-t*S_Cu

Cu2O <- H_Cu2O-t*S_Cu2O

CuO <- H_CuO-t*S_CuO
## ---- chunk 7
H <- data.frame(H_O2, H_Si, H_SiO2, H_Al, H_Al2O3_alpha, H_Al2O3_delta, H_Al2O3_gamma, H_Al2O3_kappa,
                H_V, H_VO, H_V2O3, H_V2O5, H_Ti_alpha, H_Ti_beta, H_Ti2O3, H_TiO_alpha, H_TiO_beta,
                H_Cu, H_Cu2O, H_CuO)

S <- data.frame(S_O2, S_Si, S_SiO2, S_Al, S_Al2O3_alpha, S_Al2O3_delta, S_Al2O3_gamma, S_Al2O3_kappa,
                S_V, S_VO, S_V2O3, S_V2O5, S_Ti_alpha, S_Ti_beta, S_Ti2_O3, S_TiO_alpha, S_TiO_beta,
                S_Cu, S_Cu2O, S_CuO)

GibbsFreeEnergy <- data.frame(O2, Si, SiO2, Al, Al2O3_alpha, Al2O3_delta, Al2O3_gamma, Al2O3_kappa,
                              V, VO, V2O3, V2O5, Ti_alpha, Ti_beta, Ti2O3, TiO_alpha, TiO_beta,
                              Cu, Cu2O, CuO)

write.csv(H, 'H.csv')
write.csv(S, 'S.csv')
write.csv(GibbsFreeEnergy, 'GibbsFreeEnergy.csv')
                              
## ---- chunk 8
Al2O3_alpha_react <- (2*Al2O3_alpha + 3*Si) - (3*SiO2 + 4*Al)
Al2O3_delta_react <- (2*Al2O3_delta + 3*Si) - (3*SiO2 + 4*Al)
Al2O3_gamma_react <- (2*Al2O3_gamma + 3*Si) - (3*SiO2 + 4*Al)
Al2O3_kappa_react <- (2*Al2O3_kappa + 3*Si) - (3*SiO2 + 4*Al)
VO_react <- (2*VO + Si) - (SiO2 + 2*V)
V2O3_react <- (2*V2O3 + 3*Si) - (3*SiO2 + 4*V)
V2O5_react <- (2*V2O5 + 5*Si) - (5*SiO2 + 4*V)
Ti2O3_a_react <- (2*Ti2O3 + 3*Si) - (3*SiO2 + 4*Ti_alpha)
Ti2O3_b_react <- (2*Ti2O3 + 3*Si) - (3*SiO2 + 4*Ti_beta)
TiO_aa_react <- (2*TiO_alpha + Si) - (SiO2 + 2*Ti_alpha)
TiO_ab_react <- (2*TiO_beta + Si) - (SiO2 + 2*Ti_alpha)
TiO_ba_react <- (2*TiO_alpha + Si) - (SiO2 + 2*Ti_beta)
TiO_bb_react <- (2*TiO_beta + Si) - (SiO2 + 2*Ti_beta)
Cu2O_react <- (2*Cu2O + Si) - (SiO2 + 4*Cu)
CuO_react <- (2*CuO + Si) - (SiO2 + 2*Cu)

## ---- chunk 9
GibbsFreeEnergy_react <- data.frame(Al2O3_alpha_react, Al2O3_delta_react, Al2O3_gamma_react, Al2O3_kappa_react,
                                    VO_react, V2O3_react, V2O5_react, Ti2O3_a_react, Ti2O3_b_react,
                                    TiO_aa_react, TiO_ab_react, TiO_ba_react, TiO_bb_react,
                                    Cu2O_react, CuO_react)

write.csv(GibbsFreeEnergy_react, 'GibbsFreeEnergy_react.csv')
## ---- chunk 10
ggplot(data = GibbsFreeEnergy_react) + 
  geom_line(aes(x = T, y = Al2O3_alpha_react, color = 'Al2O3 alpha')) + 
        geom_line(aes(x = T, y = Al2O3_delta_react, color = 'Al2O3 delta')) + 
        geom_line(aes(x = T, y = Al2O3_gamma_react, color = 'Al2O3 gamma')) +
        geom_line(aes(x = T, y = Al2O3_kappa_react, color = 'Al2O3 kappa')) +
  ggtitle('Aluminum Reaction') + 
  labs(x = "Temperature (K)",
       y = "Gibbs Free Energy (kJ/mol)",
        color = "Oxide") 
## ---- chunk 11
ggplot(data = GibbsFreeEnergy_react) + 
  geom_line(aes(x = T, y = VO_react, color = 'VO')) + 
        geom_line(aes(x = T, y = V2O3_react, color = 'V2O3')) + 
        geom_line(aes(x = T, y = V2O5_react, color = 'V2O5')) +
  ggtitle('Vanadium Reaction') + 
  labs(x = "Temperature (K)",
       y = "Gibbs Free Energy (kJ/mol)",
        color = "Oxide") 
## ---- chunk 12
ggplot(data = GibbsFreeEnergy_react) + 
  geom_line(aes(x = T, y = Ti2O3_a_react, color = 'Ti2O3 from Ti alpha')) +
        geom_line(aes(x = T, y = Ti2O3_b_react, color = 'Ti2O3 from Ti beta')) +
        geom_line(aes(x = T, y = TiO_aa_react, color = 'TiO alpha from Ti alpha')) +
        geom_line(aes(x = T, y = TiO_ab_react, color = 'TiO alpha from Ti beta')) +
        geom_line(aes(x = T, y = TiO_ba_react, color = 'TiO beta from Ti alpha')) +
        geom_line(aes(x = T, y = TiO_bb_react, color = 'TiO beta from Ti beta')) +
  ggtitle('Titanium Reaction') + 
  labs(x = "Temperature (K)",
       y = "Gibbs Free Energy (kJ/mol)",
        color = "Oxide")
## ---- chunk 13
ggplot(data = GibbsFreeEnergy_react[1:1707,]) + 
  geom_line(aes(x = T[1:1707], y = Cu2O_react, color = 'Cu2O')) + 
        geom_line(aes(x = T[1:1707], y = CuO_react, color = 'CuO')) + 
  ggtitle('Copper Reaction') + 
  labs(x = "Temperature (K)",
       y = "Gibbs Free Energy (kJ/mol)",
        color = "Oxide") 
